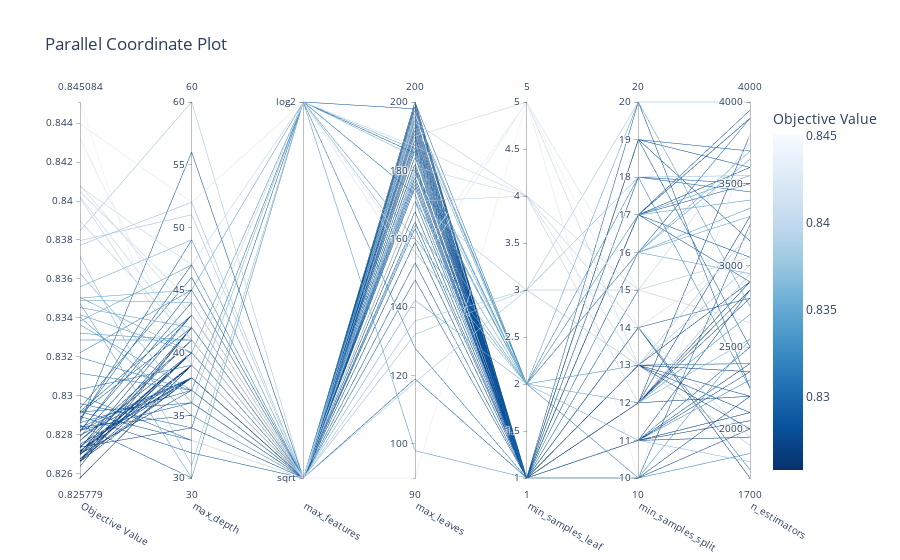
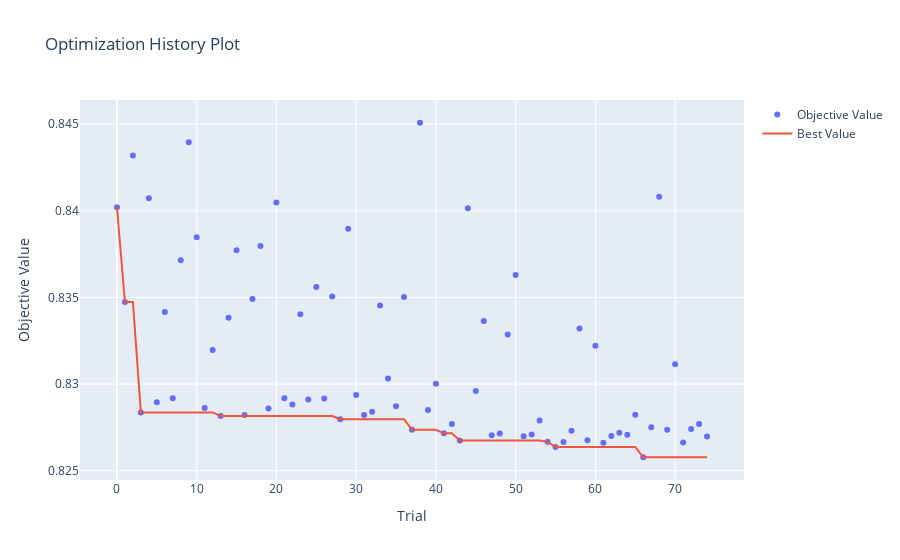
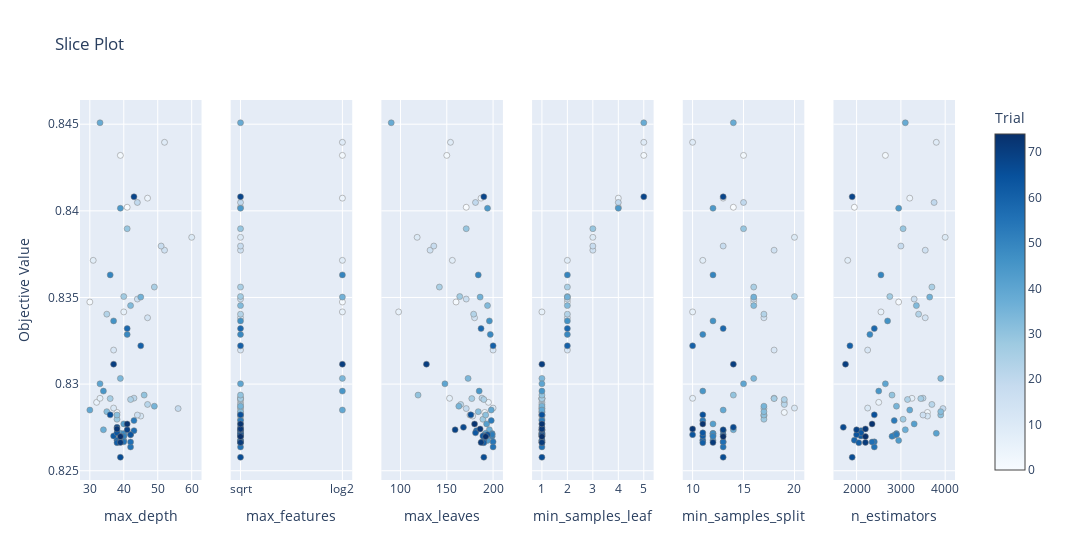
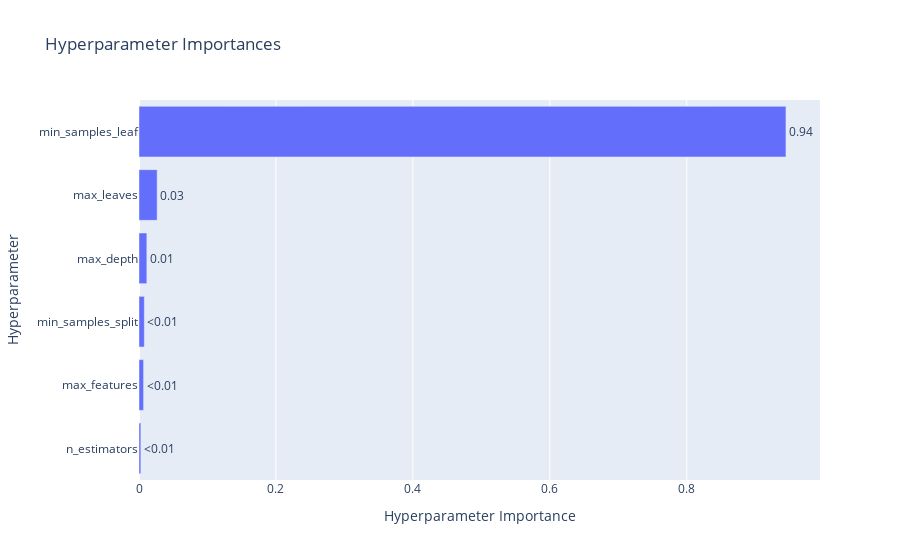

Here is the notebook cell these charts were saved with, in order:
### Code cell
#if __name__ == "__main__":

#optuna.logging.set_verbosity(optuna.logging.WARNING)
# study_name= 'Correct_residual_autocorrrelation_HAR_n_target_lag_feat_n_target_pred'

mean_val_set_rmspe_error = [ 0.226999,0.226498,0.226883]

study = optuna.create_study(study_name ='Random Forest' ,direction="minimize")
study.optimize(objective_st31, n_trials=75) # 50

pruned_trials = study.get_trials(deepcopy=False, states=[TrialState.PRUNED])
complete_trials = study.get_trials(deepcopy=False, states=[TrialState.COMPLETE])

print("Study statistics: ")
print("  Number of finished trials: ", len(study.trials))
print("  Number of pruned trials: ", len(pruned_trials))
print("  Number of complete trials: ", len(complete_trials))

print("Best trial:")
trial = study.best_trial

print("Trial no.: ",trial.number)
print("  Value: ", trial.value)
mean_val_set_rmspe_error.append(trial.value)

print("  Params: ")
for key, value in trial.params.items():
    print("    {}: {}".format(key, value))

#print("Best hyperparameters:", study.best_params)

fig = optuna.visualization.plot_parallel_coordinate(study)
fig.show()

fig = optuna.visualization.plot_optimization_history(study)
fig.show()

fig = optuna.visualization.plot_slice(study)
fig.show()

fig = optuna.visualization.plot_param_importances(study)
fig.show()
